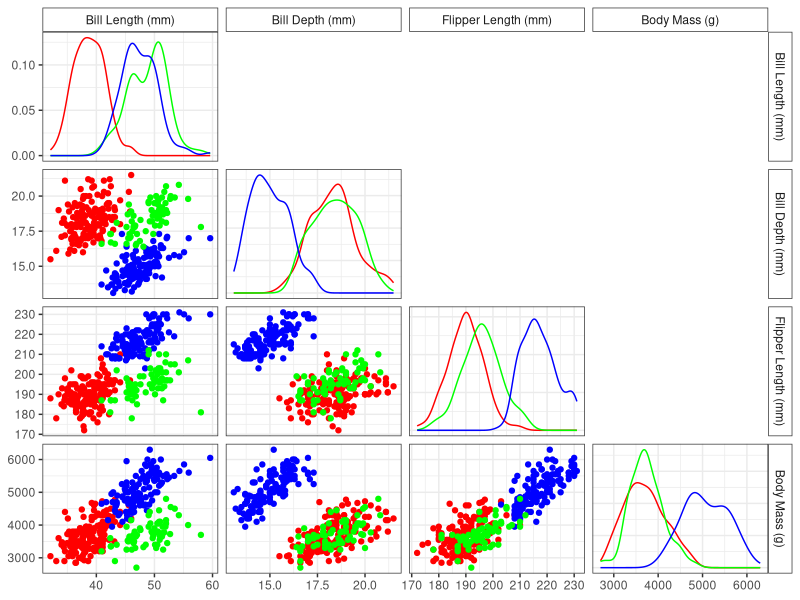

Here is the R script that generated this plot:
##############
## Synopsis: Make a pairs plot of the famous penguins dataset
## Author: David Gerard
##############

library(tidyverse)
library(GGally)
library(palmerpenguins)
data("penguins")

my_density <- function(data, mapping, ...) {
  ggplot(data, mapping) +
    geom_density()
}

penguins %>%
  rename(`Bill Length (mm)` = bill_length_mm,
         `Bill Depth (mm)` = bill_depth_mm,
         `Flipper Length (mm)` = flipper_length_mm,
         `Body Mass (g)` = body_mass_g) %>%
ggpairs(columns = c("Bill Length (mm)", "Bill Depth (mm)",
                    "Flipper Length (mm)", "Body Mass (g)"),
        upper = NULL,
        diag = list(continuous = my_density),
        mapping = aes(color = species)
) +
  theme_bw() +
  theme(strip.background = element_rect(fill = "white")) +
  scale_color_manual(values = c("red", "green", "blue")) ->
  pl

png(file = "./output/penguin_pairs.png",
    width = 700,
    height = 700,
    family = "Times")
pl
dev.off()
